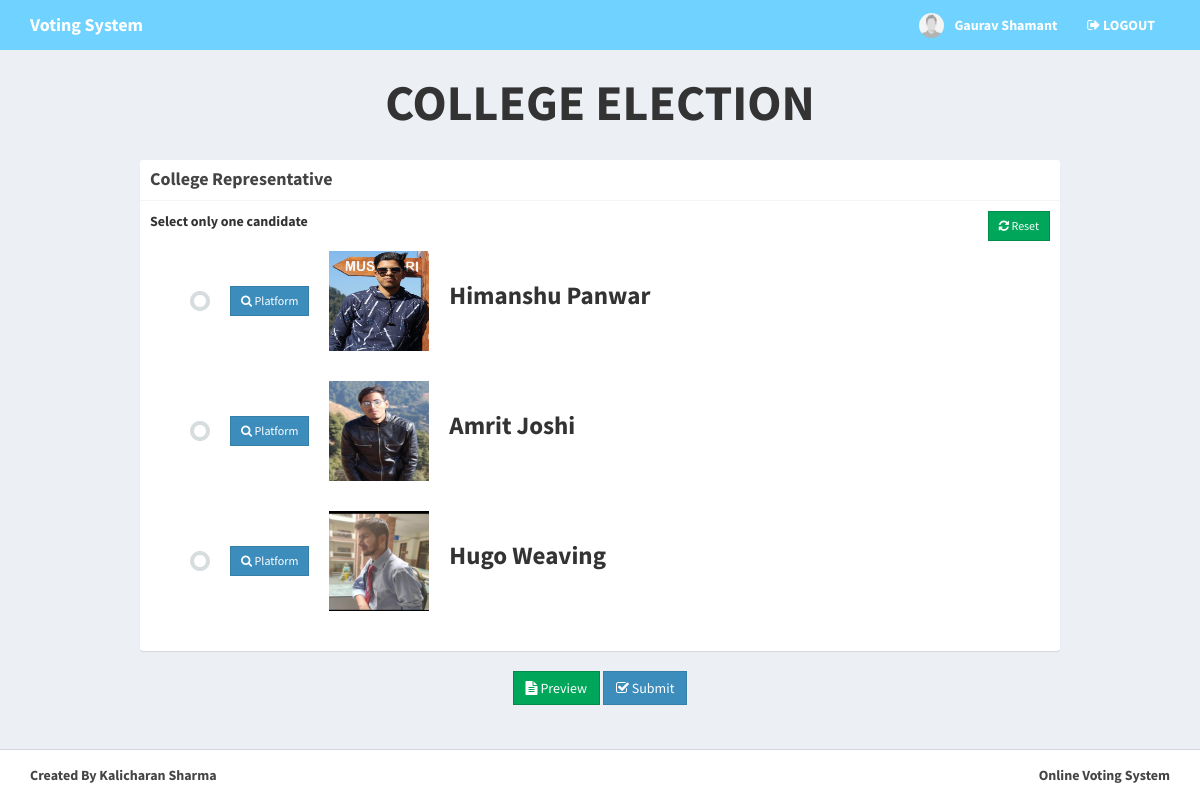
The page /home.php (signed in) on the database its author committed.
### tables this page shows
CREATE TABLE `voters` (
  `id` int(11) NOT NULL,
  `voters_id` varchar(15) NOT NULL,
  `password` varchar(60) NOT NULL,
  `firstname` varchar(30) NOT NULL,
  `lastname` varchar(30) NOT NULL,
  `photo` varchar(150) NOT NULL
);

CREATE TABLE `positions` (
  `id` int(11) NOT NULL,
  `description` varchar(50) NOT NULL,
  `max_vote` int(11) NOT NULL,
  `priority` int(11) NOT NULL
);

CREATE TABLE `candidates` (
  `id` int(11) NOT NULL,
  `position_id` int(11) NOT NULL,
  `firstname` varchar(30) NOT NULL,
  `lastname` varchar(30) NOT NULL,
  `photo` varchar(150) NOT NULL,
  `platform` text NOT NULL
);

### includes/session.php (called while the page is built, shortened)
<?php
	include 'includes/conn.php';
	if(isset($_SESSION['voter'])){
		$sql = "SELECT * FROM voters WHERE id = '".$_SESSION['voter']."'";
		$query = $conn->query($sql);
		$voter = $query->fetch_assoc();
	}
	else{
		header('location: index.php');
		exit();
	}
?>

### includes/slugify.php (called while the page is built)
<?php
function slugify($string){
$preps = array('in', 'at', 'on', 'by', 'into', 'off', 'onto', 'from', 'to', 'with', 'a', 'an', 'the', 'using', 'for');
	$pattern = '/\b(?:' . join('|', $preps) . ')\b/i';
	$string = preg_replace($pattern, '', $string);
$string = preg_replace('~[^\\pL\d]+~u', '-', $string);
$string = trim($string, '-');
$string = iconv('utf-8', 'us-ascii//TRANSLIT', $string);
$string = strtolower($string);
$string = preg_replace('~[^-\w]+~', '', $string);
return $string;
}
?>

### home.php (the view, shortened to what this page needs)
<?php include 'includes/session.php'; ?>
<?php include 'includes/header.php'; ?>
<body class="hold-transition skin-blue layout-top-nav">
<div class="wrapper">
	<?php include 'includes/navbar.php'; ?>
	  <div class="content-wrapper">
	    <div class="container">
	      <section class="content">
	      	<?php
	      		$parse = parse_ini_file('admin/config.ini', FALSE, INI_SCANNER_RAW);
    			$title = $parse['election_title'];
	      	?>
	      	<h1 class="page-header text-center title"><b><?php echo strtoupper($title); ?></b></h1>
	        <div class="row">
	        	<div class="col-sm-10 col-sm-offset-1">
				    <?php
				    	$sql = "SELECT * FROM votes WHERE voters_id = '".$voter['id']."'";
				    	$vquery = $conn->query($sql);
				    	if($vquery->num_rows > 0){
				    		?>
				    		<div class="text-center">
					    		<h3>You have already voted for this election.</h3>
					    		<a href="#view" data-toggle="modal" class="btn btn-flat btn-primary btn-lg">View Ballot</a>
					    	</div>
				    		<?php
				    	}
				    	else{
				    		?>
						    <form method="POST" id="ballotForm" action="submit_ballot.php">
				        		<?php
				        			include 'includes/slugify.php';
				        			$candidate = '';
				        			$sql = "SELECT * FROM positions ORDER BY priority ASC";
									$query = $conn->query($sql);
									while($row = $query->fetch_assoc()){
										$sql = "SELECT * FROM candidates WHERE position_id='".$row['id']."'";
										$cquery = $conn->query($sql);
										while($crow = $cquery->fetch_assoc()){
											$slug = slugify($row['description']);
											$checked = '';
											$input = ($row['max_vote'] > 1) ? '<input type="checkbox" class="flat-red '.$slug.'" name="'.$slug."[]".'" value="'.$crow['id'].'" '.$checked.'>' : '<input type="radio" class="flat-red '.$slug.'" name="'.slugify($row['description']).'" value="'.$crow['id'].'" '.$checked.'>';
											$image = (!empty($crow['photo'])) ? 'images/'.$crow['photo'] : 'images/profile.jpg';
											$candidate .= '
												<li>
													'.$input.'<button type="button" class="btn btn-primary btn-sm btn-flat clist platform" data-platform="'.$crow['platform'].'" data-fullname="'.$crow['firstname'].' '.$crow['lastname'].'"><i class="fa fa-search"></i> Platform</button><img src="'.$image.'" height="100px" width="100px" class="clist"><span class="cname clist">'.$crow['firstname'].' '.$crow['lastname'].'</span>
												</li>
											';
										}
										$instruct = ($row['max_vote'] > 1) ? 'You may select up to '.$row['max_vote'].' candidates' : 'Select only one candidate';
										echo '
											<div class="row">
												<div class="col-xs-12">
													<div class="box box-solid" id="'.$row['id'].'">
														<div class="box-header with-border">
															<h3 class="box-title"><b>'.$row['description'].'</b></h3>
														</div>
														<div class="box-body">
															<p>'.$instruct.'
																<span class="pull-right">
																	<button type="button" class="btn btn-success btn-sm btn-flat reset" data-desc="'.slugify($row['description']).'"><i class="fa fa-refresh"></i> Reset</button>
																</span>
															</p>
															<div id="candidate_list">
																<ul>
																	'.$candidate.'
																</ul>
															</div>
														</div>
													</div>
												</div>
											</div>
										';
										$candidate = '';
									}
				        		?>
				        		<div class="text-center">
					        		<button type="button" class="btn btn-success btn-flat" id="preview"><i class="fa fa-file-text"></i> Preview</button>
					        		<button type="submit" class="btn btn-primary btn-flat" name="vote"><i class="fa fa-check-square-o"></i> Submit</button>
					        	</div>
				        	</form>
				    		<?php
				    	}
				    ?>
	        	</div>
	        </div>
	      </section>
	    </div>
	  </div>
  	<?php include 'includes/footer.php'; ?>
</div>
</body>
</html>

### includes/header.php (shortened to what this page needs)
<!DOCTYPE html>
<html>
<head>
  	<link rel="stylesheet" href="bower_components/bootstrap/dist/css/bootstrap.min.css">
    <link rel="stylesheet" href="plugins/iCheck/all.css">
    <link rel="stylesheet" href="bower_components/datatables.net-bs/css/dataTables.bootstrap.min.css">
  	<link rel="stylesheet" href="bower_components/font-awesome/css/font-awesome.min.css">
  	<link rel="stylesheet" href="dist/css/AdminLTE.min.css">
  	<link rel="stylesheet" href="dist/css/skins/_all-skins.min.css">
</head>

### includes/navbar.php (shortened to what this page needs)
<header class="main-header">
  <nav class="navbar navbar-static-top">
    <div class="container">
      <div class="navbar-header">
        <a href="#" class="navbar-brand"><b>Voting System</a>
      </div>
      <div class="navbar-custom-menu">
        <ul class="nav navbar-nav">
          <li class="user user-menu">
            <a href="">
              <img src="<?php echo (!empty($voter['photo'])) ? 'images/'.$voter['photo'] : 'images/profile.jpg' ?>" class="user-image" alt="User Image">
              <span class="hidden-xs"><?php echo $voter['firstname'].' '.$voter['lastname']; ?></span>
            </a>
          </li>
          <li><a href="logout.php"><i class="fa fa-sign-out"></i> LOGOUT</a></li>
        </ul>
      </div>
    </div>
  </nav>
</header>

### includes/footer.php
<footer class="main-footer">
    <div class="container">
      <div class="pull-right hidden-xs">
        <b>Online Voting System</b>
      </div>
      <strong> Created By Kalicharan Sharma</strong>
    </div>
</footer>

### includes/header.php (style rules this page uses)
.title { font-size: 50px; }
#candidate_list { margin-top:20px; }
#candidate_list ul { list-style-type:none; }
#candidate_list ul li { margin:0 30px 30px 0; vertical-align:top }
.clist { margin-left: 20px; }
.cname { font-size: 25px; }

### rows shown on the page
voters: photo (placeholder picture), firstname "Gaurav", lastname "Shamant"
positions: description "College Representative", max_vote "Select only one candidate"
candidates: photo (picture), firstname "Himanshu", lastname "Panwar"
candidates: photo (picture), firstname "Amrit", lastname "Joshi"
candidates: photo (picture), firstname "Hugo", lastname "Weaving"

### other values the page prints
$title "COLLEGE ELECTION"
